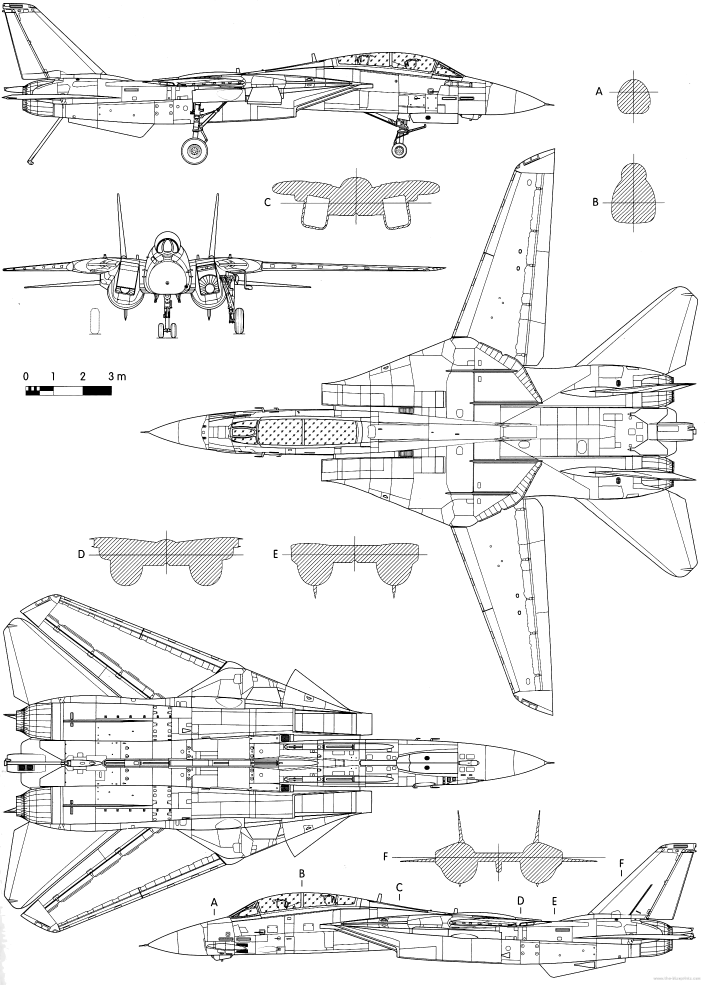
#> input picture references/UPC_Figure3_15_source_exact.png, 2113 x 2953 px (shown at 1/3 size)
$ python recover_A_raster_envelope_v2.py
#> lines starting #> are read from the running program, lines starting #| are printed output that depends on the picture
"""Neue A-Rasterhüllkontur; historische Nachzeichnung unverändert erhalten."""
from pathlib import Path
from PIL import Image,ImageDraw
import numpy as np,json,hashlib
O=Path(__file__).parent;R=O.parents[1];src=R/'references/UPC_Figure3_15_source_exact.png';im=Image.open(src).convert('RGB');a=np.array(im.convert('L'));cases=[]
#> further down, im is the input picture: PIL image 2113x2953 RGB; min 0, max 255, mean 239.5
for threshold in [96,128,160]:
 left=[];right=[]
 for y in range(238,342):
  if 275<=y<=277:continue
  xs=np.where(a[y,1840:1960]<threshold)[0]+1840;assert len(xs) and xs.min()>1840 and xs.max()<1959
  left.append([int(xs.min()),y]);right.append([int(xs.max()),y])
 loop=left+right[::-1];area=abs(sum(p[0]*q[1]-q[0]*p[1] for p,q in zip(loop,loop[1:]+loop[:1])))/2
 cases.append(dict(threshold=threshold,loop_pixel=loop,points=len(loop),area_pixel2=area,bounds=[[min(p[0] for p in loop),238],[max(p[0] for p in loop),341]]))
#> after the loop, cases = 3 items
report=dict(status='NEUE_A_RASTER_AUSSENHUELLKONTUR_V2_KANDIDAT',source_sha256=hashlib.sha256(src.read_bytes()).hexdigest(),method='Linke/rechte äußere Dunkelpixel je Originalzeile238..341; horizontale Achsenzeilen275..277 ausgelassen. Keine Glättung, Strichmittenkorrektur oder metrische Anpassung.',cases=cases,omissions=[dict(y_pixel=[275,276,277],reason='Horizontale Achse überlagert Umriss; Polygon verbindet274mit278, dieser4px-Abschnitt ist nicht unabhängig gemessen.')],limits=['Äußere Strichkante, nicht physische Außenhaut und nicht Strichmitte.','Obere und untere Abschlüsse auf erster/letzter klarer Konturzeile; vollständige Subpixelkontur nicht nachgewiesen.','Schraffur-/Kerbsemantik und Konturtopologie müssen unabhängig geprüft werden.','Historische A-Kontur und sämtliche CAD-Referenzen unverändert.'],metric_registration_verified=False,production_release=False)
#> report = 8 items
(O/'A_raster_envelope_v2_candidates.json').write_text(json.dumps(report,ensure_ascii=False,indent=2)+'\n',encoding='utf-8')
# Diagnosebild: unverändertes Raster mit farbiger Prüflinie als separate Datei.
crop=im.crop((1840,230,1960,350)).resize((720,720));dr=ImageDraw.Draw(crop);pts=[((x-1840)*6,(y-230)*6) for x,y in cases[1]['loop_pixel']];dr.line(pts+[pts[0]],fill=(220,0,0),width=2);crop.save(O/'A_raster_envelope_v2_overlay.png');print([(c['threshold'],c['points'],c['area_pixel2']) for c in cases])
#> after `crop = im.crop((1840, 230, 1960, 350)).resize((720, 720))`:
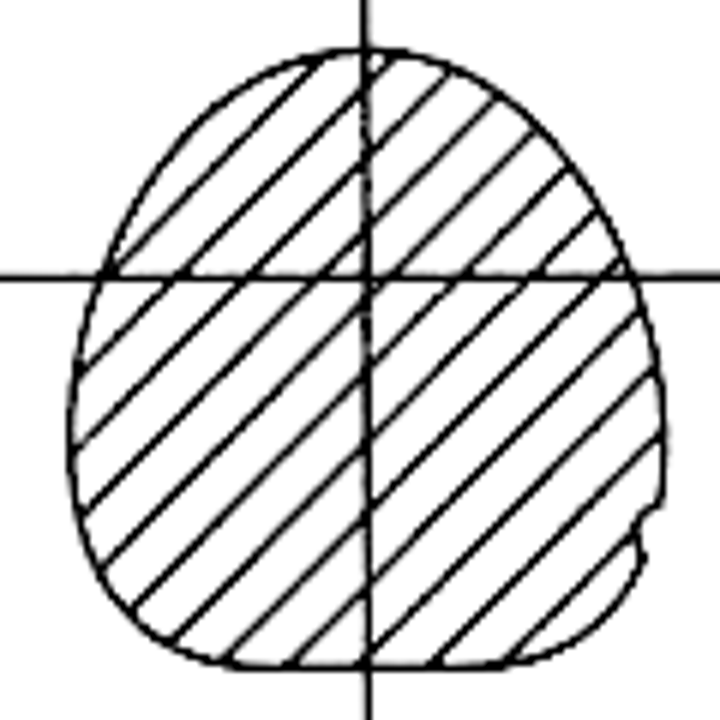
#> crop: PIL image 720x720 RGB; min 0, max 255, mean 217.8
#> after `pts = [((x - 1840) * 6, (y - 230) * 6) for x, y in cases[1]['loop_pixe`: pts = 202 pairs, first value 66 to 660, second value 48 to 666
#> after `crop = im.crop((1840, 230, 1960, 350)).resize((720, 720))`:
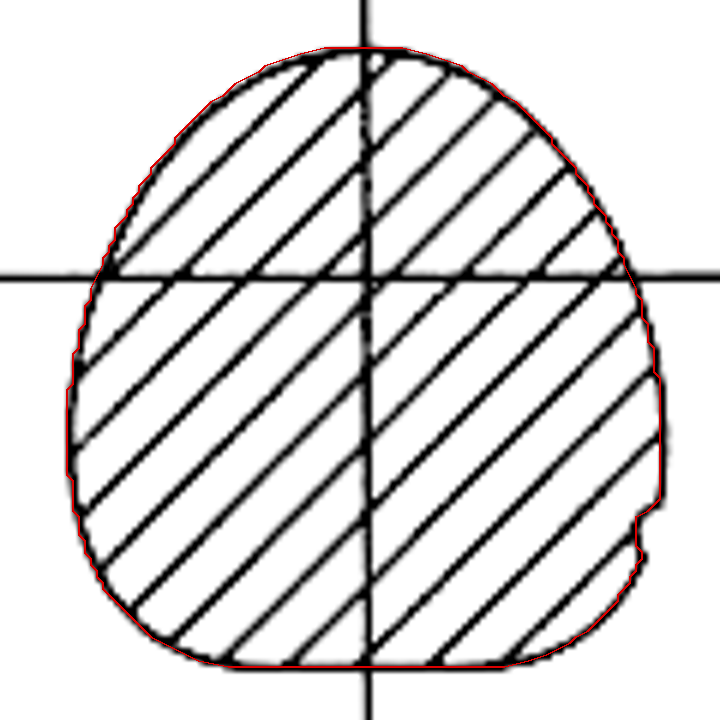
#> saved as A_raster_envelope_v2_overlay.png: PIL image 720x720 RGB; mean R, G, B 218.9, 217.3, 217.3
#| [(96, 202, 8328.0), (128, 202, 8347.5), (160, 202, 8368.5)]
